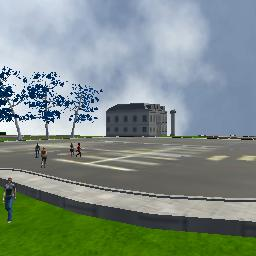
#> input picture data/train/images/0_run1_cam1_00332.jpeg, 256 x 256 px; its folder holds 4 pictures in this run
$ python img_flip.py   (older library calls are emulated)
#> lines starting #> are read from the running program, lines starting #| are printed output that depends on the picture
import os
import glob
from scipy import misc
import numpy as np

def flip_and_save_images(img_dir, extension):
#> called with img_dir = '../data/train/images/', extension = 'jpeg'
    os.chdir(img_dir)
    files = glob.glob("*." + extension)

    total_num = 0
    for i, file in enumerate(files):
        img = misc.imread(file, flatten=False, mode='RGB')
#> img is the input picture: shape (256, 256, 3); mean R, G, B 126.2, 141.3, 134.2
        flipped_img = np.fliplr(img)
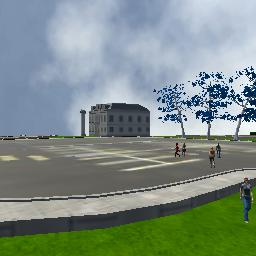
#> flipped_img: shape (256, 256, 3); mean R, G, B 126.2, 141.3, 134.2
        misc.imsave("flipped" + file, flipped_img)
        total_num += 1
#> pass 2 of the loop in flip_and_save_images, `for i, file in enumerate(files):`:
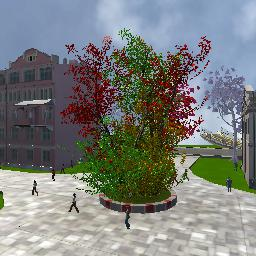
#> input picture data/train/images/0_run2_cam1_00031.jpeg, 256 x 256 px
#> in flip_and_save_images, img is the input picture: shape (256, 256, 3); mean R, G, B 123.2, 126.4, 124
#> in flip_and_save_images, `flipped_img = np.fliplr(img)`:
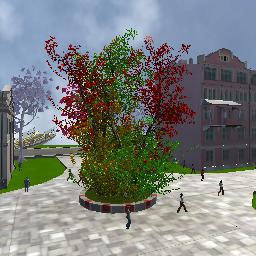
#> flipped_img: shape (256, 256, 3); mean R, G, B 123.2, 126.4, 124
#> pass 3 of the loop in flip_and_save_images, `for i, file in enumerate(files):`:
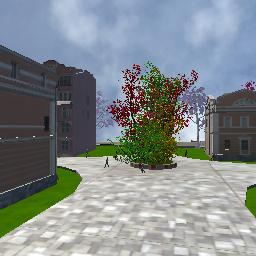
#> input picture data/train/images/0_run2_cam1_00083.jpeg, 256 x 256 px
#> in flip_and_save_images, img is the input picture: shape (256, 256, 3); mean R, G, B 130, 137.6, 140
#> in flip_and_save_images, `flipped_img = np.fliplr(img)`:
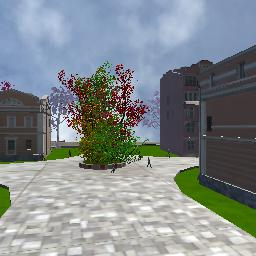
#> flipped_img: shape (256, 256, 3); mean R, G, B 130, 137.6, 140
#> the loop made 4 passes; the first 3 are shown

    print(total_num, ' files have been flipped.')

# train_mask_dir = "../data/train/masks/"
# flip_and_save_images(train_mask_dir, "png")

train_images_dir = "../data/train/images/"
flip_and_save_images(train_images_dir, "jpeg")
